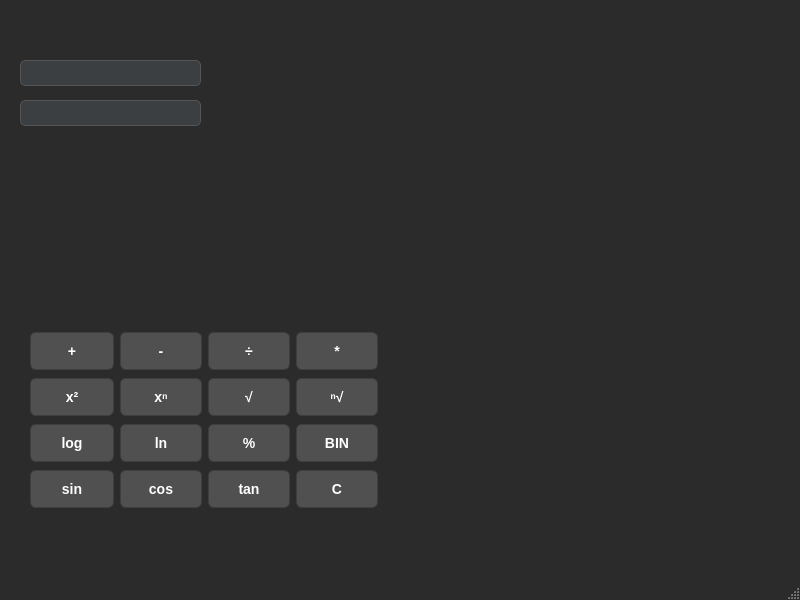
<?xml version="1.0" encoding="UTF-8"?>
<ui version="4.0">
 <class>MainWindow</class>
 <widget class="QMainWindow" name="MainWindow">
  <property name="geometry">
   <rect>
    <x>0</x>
    <y>0</y>
    <width>800</width>
    <height>600</height>
   </rect>
  </property>
  <property name="windowTitle">
   <string>Kalculator</string>
  </property>
  <property name="toolTip">
   <string>&lt;html&gt;&lt;head/&gt;&lt;body&gt;&lt;p&gt;&lt;br/&gt;&lt;/p&gt;&lt;/body&gt;&lt;/html&gt;</string>
  </property>
  <property name="styleSheet">
   <string notr="true">/* Tło całej aplikacji - ciemnoszare */
QMainWindow {
    background-color: #2b2b2b;
}

/* Pola tekstowe - nieco jaśniejsze, biały tekst */
QLineEdit {
    background-color: #3c3f41;
    color: #ffffff;
    border: 1px solid #555;
    border-radius: 5px;
    padding: 5px;
    font-size: 16px;
    font-family: &quot;Segoe UI&quot;, sans-serif;
}

/* Przyciski - nowoczesny płaski styl */
QPushButton {
    background-color: #505050;
    color: #ffffff;
    border: 1px solid #3c3f41;
    border-radius: 6px;
    padding: 10px;
    font-size: 14px;
    font-weight: bold;
    min-width: 60px; /* Żeby nie były za wąskie */
}

/* Efekt po najechaniu myszką */
QPushButton:hover {
    background-color: #606060;
    border-color: #707070;
}

/* Efekt wciśnięcia */
QPushButton:pressed {
    background-color: #4da6ff; /* Niebieski akcent przy kliknięciu */
    color: #ffffff;
}

/* Wyróżnienie dla przycisku &quot;=&quot; lub głównego działania (opcjonalnie) */
QPushButton#runButton {
    background-color: #0078d7;
}</string>
  </property>
  <widget class="QWidget" name="centralwidget">
   <widget class="QLineEdit" name="inputBox">
    <property name="geometry">
     <rect>
      <x>20</x>
      <y>60</y>
      <width>181</width>
      <height>26</height>
     </rect>
    </property>
    <property name="focusPolicy">
     <enum>Qt::FocusPolicy::StrongFocus</enum>
    </property>
    <property name="clearButtonEnabled">
     <bool>true</bool>
    </property>
   </widget>
   <widget class="QLineEdit" name="resultBox">
    <property name="enabled">
     <bool>true</bool>
    </property>
    <property name="geometry">
     <rect>
      <x>20</x>
      <y>100</y>
      <width>181</width>
      <height>26</height>
     </rect>
    </property>
    <property name="focusPolicy">
     <enum>Qt::FocusPolicy::NoFocus</enum>
    </property>
    <property name="toolTip">
     <string>&lt;html&gt;&lt;head/&gt;&lt;body&gt;&lt;p&gt;Result&lt;/p&gt;&lt;/body&gt;&lt;/html&gt;</string>
    </property>
    <property name="inputMethodHints">
     <set>Qt::InputMethodHint::ImhNone</set>
    </property>
    <property name="readOnly">
     <bool>true</bool>
    </property>
   </widget>
   <widget class="QWidget" name="layoutWidget">
    <property name="geometry">
     <rect>
      <x>30</x>
      <y>330</y>
      <width>348</width>
      <height>184</height>
     </rect>
    </property>
    <layout class="QGridLayout" name="gridLayout">
     <item row="0" column="0" colspan="2">
      <widget class="QPushButton" name="addButton">
       <property name="focusPolicy">
        <enum>Qt::FocusPolicy::TabFocus</enum>
       </property>
       <property name="text">
        <string>+</string>
       </property>
      </widget>
     </item>
     <item row="0" column="2">
      <widget class="QPushButton" name="substractButton">
       <property name="focusPolicy">
        <enum>Qt::FocusPolicy::TabFocus</enum>
       </property>
       <property name="text">
        <string>-</string>
       </property>
      </widget>
     </item>
     <item row="0" column="3">
      <widget class="QPushButton" name="divideButton">
       <property name="focusPolicy">
        <enum>Qt::FocusPolicy::TabFocus</enum>
       </property>
       <property name="text">
        <string>÷</string>
       </property>
      </widget>
     </item>
     <item row="0" column="4">
      <widget class="QPushButton" name="multiplicateButton">
       <property name="focusPolicy">
        <enum>Qt::FocusPolicy::TabFocus</enum>
       </property>
       <property name="text">
        <string>*</string>
       </property>
      </widget>
     </item>
     <item row="1" column="3">
      <widget class="QPushButton" name="sqrtButton">
       <property name="text">
        <string>√</string>
       </property>
      </widget>
     </item>
     <item row="1" column="4">
      <widget class="QPushButton" name="rootButton">
       <property name="text">
        <string>ⁿ√</string>
       </property>
      </widget>
     </item>
     <item row="2" column="0" colspan="2">
      <widget class="QPushButton" name="logButton">
       <property name="text">
        <string>log</string>
       </property>
      </widget>
     </item>
     <item row="2" column="2">
      <widget class="QPushButton" name="lnButton">
       <property name="text">
        <string>ln</string>
       </property>
      </widget>
     </item>
     <item row="2" column="3">
      <widget class="QPushButton" name="percentButton">
       <property name="text">
        <string>%</string>
       </property>
      </widget>
     </item>
     <item row="2" column="4">
      <widget class="QPushButton" name="binButton">
       <property name="text">
        <string>BIN</string>
       </property>
      </widget>
     </item>
     <item row="3" column="0" colspan="2">
      <widget class="QPushButton" name="sinButton">
       <property name="text">
        <string>sin</string>
       </property>
      </widget>
     </item>
     <item row="3" column="2">
      <widget class="QPushButton" name="cosButton">
       <property name="text">
        <string>cos</string>
       </property>
      </widget>
     </item>
     <item row="3" column="3">
      <widget class="QPushButton" name="tanButton">
       <property name="text">
        <string>tan</string>
       </property>
      </widget>
     </item>
     <item row="3" column="4">
      <widget class="QPushButton" name="clearButton">
       <property name="text">
        <string>C</string>
       </property>
      </widget>
     </item>
     <item row="1" column="2">
      <widget class="QPushButton" name="powerButton">
       <property name="text">
        <string>xⁿ</string>
       </property>
      </widget>
     </item>
     <item row="1" column="0" colspan="2">
      <widget class="QPushButton" name="squareButton">
       <property name="text">
        <string>x²</string>
       </property>
      </widget>
     </item>
    </layout>
   </widget>
  </widget>
  <widget class="QMenuBar" name="menubar">
   <property name="geometry">
    <rect>
     <x>0</x>
     <y>0</y>
     <width>800</width>
     <height>21</height>
    </rect>
   </property>
  </widget>
  <widget class="QStatusBar" name="statusbar"/>
 </widget>
 <resources/>
 <connections/>
</ui>
